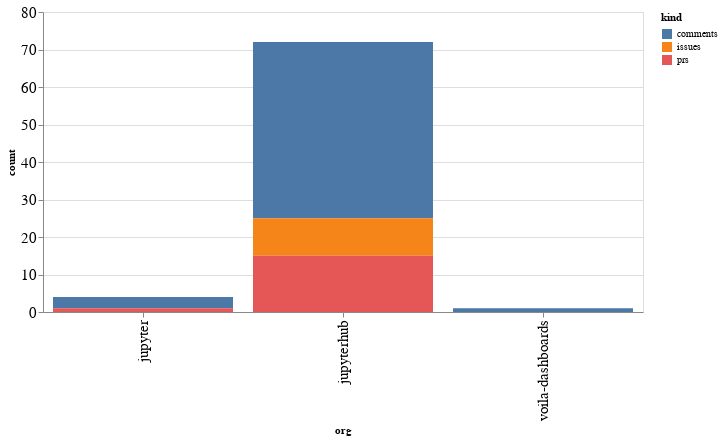

Write notebook code for a chart like this one.
### Code cell
alt.Chart(org_summaries, width=600).mark_bar().encode(
    x='org',
    y='count',
    color='kind',
    tooltip="org"
)

### Figure 1 — Vega-Lite specification as saved in the notebook (floating-point values rounded to 4 significant figures)
{"config": {"axisLeft": {"labelFontSize": 15}, "axisBottom": {"labelFontSize": 15}}, "data": {"name": "data-a9a5ec38e11796a54dac0baaf419c027"}, "mark": "bar", "encoding": {"color": {"type": "nominal", "field": "kind"}, "tooltip": {"type": "nominal", "field": "org"}, "x": {"type": "nominal", "field": "org"}, "y": {"type": "quantitative", "field": "count"}}, "width": 600, "$schema": "https://vega.github.io/schema/vega-lite/v4.8.1.json", "datasets": {"data-a9a5ec38e11796a54dac0baaf419c027": [{"org": "jupyter", "kind": "comments", "count": 3}, {"org": "jupyter", "kind": "prs", "count": 1}, {"org": "jupyterhub", "kind": "comments", "count": 47}, {"org": "jupyterhub", "kind": "issues", "count": 10}, {"org": "jupyterhub", "kind": "prs", "count": 15}, {"org": "voila-dashboards", "kind": "comments", "count": 1}]}}
